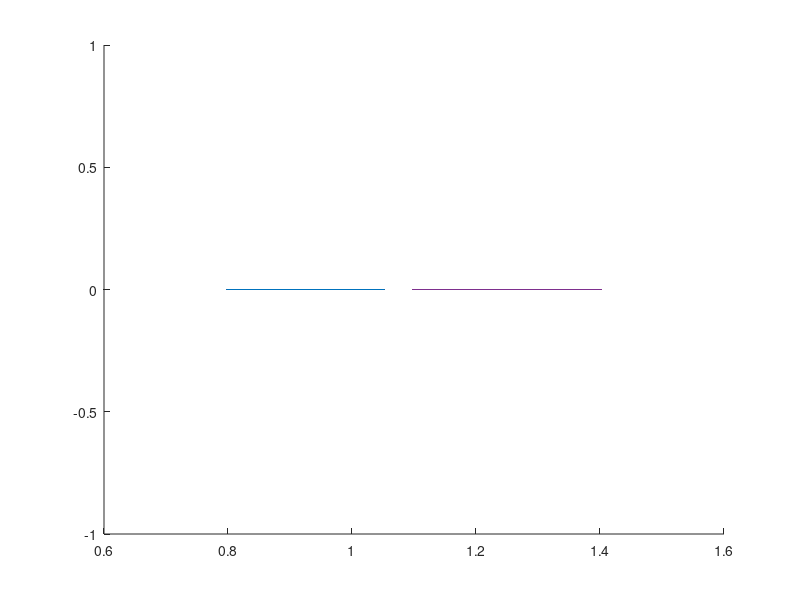

MATLAB code for this plot:
%plot the results listed in the result files here
n = 52;
for i = 1:n
	try
		data = csvread(strcat('results', num2str(i), '.csv'));
		mags(i) = 1 - data(8, 2) / (3*data(7, 2)*data(7,2));
		mag_err(i) = data(6, 3);
	catch
		mags(i) = 0;
		mag_err(i) = 0;
	end_try_catch
end

alpha1 = 2*[.55, .575, .6, .625, .65, .675, .7];
alpha2 = 2*[.4, .425, .45, .475, .5, .525];
%split mags
interval1 = 7;
interval2 = 6;
ind1 = 1:interval1:28;
ind2 = 29:interval2:n;
for i = 1:length(ind1)
	mag_mat1(i, :) = mags(ind1(i):ind1(i) + interval1 - 1);
	mag_err_mat1(i, :) = mag_err(ind1(i):ind1(i) + interval1 - 1);
	alpha_mat1(i, :) = alpha1;
end

for i = 1:length(ind2)
	mag_mat2(i, :) = mags(ind2(i):ind2(i) + interval2 - 1);
	mag_err_mat2(i, :) = mag_err(ind2(i):ind2(i) + interval2 - 1);
	alpha_mat2(i, :) = alpha2;
end


%mag_mat = [mags(1:17); mags(18:34); mags(35:51); mags(52:68)];
%mag_err_mat = [mag_err(1:17); mag_err(18:34); mag_err(35:51); mag_err(52:68)];
%alpha_mat = [alpha; alpha; alpha; alpha];
%
%
%%make 1 plot with 6 different lines on it
figure()
hold on
errorbar(alpha_mat1', mag_mat1', mag_err_mat1')
errorbar(alpha_mat2', mag_mat2', mag_err_mat2')
